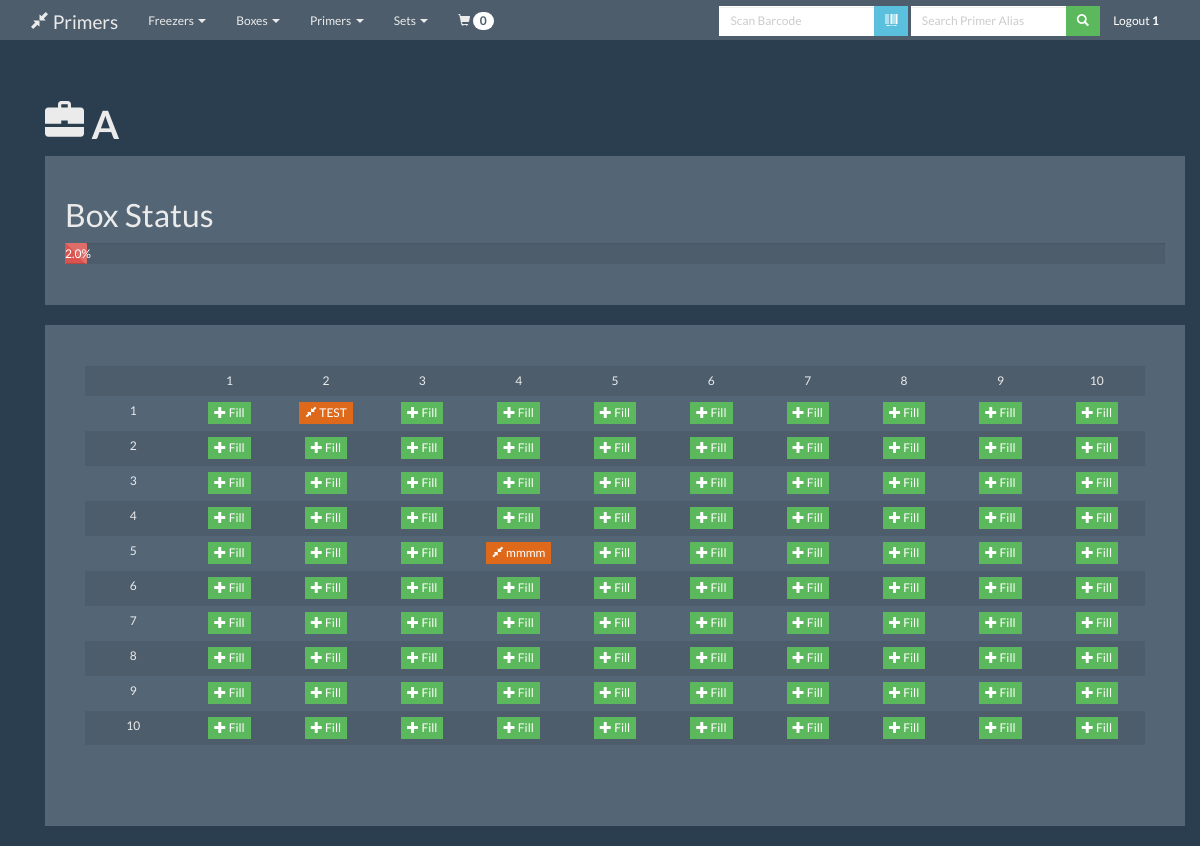
Page /box/detail/1 (signed in) on the committed database.
### app/models.py (models this page shows, shortened)
class Boxes(db.Model):
    id = db.Column(db.Integer, primary_key=True)
    name = db.Column(db.String(20), unique=False)
    rows = db.Column(db.Integer)
    columns = db.Column(db.Integer)
    user = db.Column(db.Integer, db.ForeignKey('users.id'), nullable=False)
    freezer_id = db.Column(db.Integer, db.ForeignKey('freezers.id'), nullable=False)
    aliquots = db.Column(db.Integer)
    user_rel = db.relationship("Users", lazy='joined', foreign_keys=[user])
    freezer_rel = db.relationship("Freezers", lazy='joined', foreign_keys=[freezer_id])

class Primers(db.Model):
    __tablename__ = 'primers'
    __searchable__ = ['alias', 'id']
    id = db.Column(db.Integer, primary_key=True)
    alias = db.Column(db.String(20), unique=False)
    sequence = db.Column(db.String(100), unique=True)
    chrom = db.Column(db.String(20), unique=False)
    position = db.Column(db.Integer, unique=False)
    gene = db.Column(db.String(20), unique=False)
    orientation = db.Column(db.Integer, unique=False)
    pair_id = db.Column(db.Integer, unique=False)
    mod_5 = db.Column(db.String(20), unique=False)
    mod_3 = db.Column(db.String(20), unique=False)
    scale = db.Column(db.String(20), unique=False)
    purification = db.Column(db.String(20), unique=False)
    service = db.Column(db.String(20), unique=False)
    date_designed = db.Column(db.String(20), unique=False)
    user_designed = db.Column(db.Integer, db.ForeignKey('users.id'), nullable=False)
    date_checked = db.Column(db.String(20), unique=False)
    user_checked = db.Column(db.Integer, db.ForeignKey('users.id'), nullable=False)
    date_ordered = db.Column(db.String(20), unique=False)
    user_ordered = db.Column(db.Integer, db.ForeignKey('users.id'), nullable=False)
    lot_no = db.Column(db.String(30), unique=False)
    date_received = db.Column(db.String(20), unique=False)
    user_received = db.Column(db.Integer, db.ForeignKey('users.id'), nullable=False)
    box_id = db.Column(db.Integer, db.ForeignKey('boxes.id'), nullable=False)
    row = db.Column(db.Integer, unique=False)
    column = db.Column(db.Integer, unique=False)
    date_reconstituted = db.Column(db.String(20), unique=False)
    concentration = db.Column(db.Integer, unique=False)
    user_reconstituted = db.Column(db.Integer, db.ForeignKey('users.id'), nullable=False)
    date_acceptance = db.Column(db.String(20), unique=False)
    worklist = db.Column(db.Integer, unique=False)
    user_acceptance = db.Column(db.Integer, db.ForeignKey('users.id'), nullable=False)
    status = db.Column(db.Integer, unique=False)
    current = db.Column(db.Integer, unique=False)
    application = db.Column(db.Integer, db.ForeignKey('applications.id'), nullable=False)
    historial_alias = db.Column(db.String(20), unique=False)
    box_rel = db.relationship("Boxes", lazy='joined', foreign_keys=[box_id])
    user_designed_rel = db.relationship("Users", lazy='joined', foreign_keys=[user_designed])
    user_checked_rel = db.relationship("Users", lazy='joined', foreign_keys=[user_checked])
    user_ordered_rel = db.relationship("Users", lazy='joined', foreign_keys=[user_ordered])
    user_received_rel = db.relationship("Users", lazy='joined', foreign_keys=[user_received])
    user_reconstituted_rel = db.relationship("Users", lazy='joined', foreign_keys=[user_reconstituted])
    user_acceptance_rel = db.relationship("Users", lazy='joined', foreign_keys=[user_acceptance])
    application_rel = db.relationship("Applications", lazy='joined', foreign_keys=[application])
    def __repr__(self):
        return '<alias %r>' % (self.alias)

### app/mod_box/views.py (the view)
@box.route('/detail/<int:box_id>', methods=['GET', 'POST'])
@login_required
@admin_required
def view_box_detail(box_id,message=None,modifier=None):
    box = Boxes.query.filter_by(id=box_id).first()
    calculator = box_layout_calculator(box)
    box_layout=calculator["box_layout"]
    percent_full = calculator["percent_full"]
    return render_template('view_box_detail.html',box=box,percent_full='%0.1f' % percent_full,message=message,modifier=modifier,box_layout=box_layout)

### app/mod_admin/queries.py (called while the page is built)
def get_user_id_by_username(s, username):
    user = s.query(Users).filter_by(username=username).values(Users.username, Users.id)
    for i in user:
        return i.id

def check_if_admin(s,username):
    user_id = get_user_id_by_username(s,username)
    query = s.query(Users).filter(Users.id == user_id).values(Users.admin)
    for i in query:
        if i.admin == 1:
            return True
        else:
            return False

### app/views.py (called while the page is built)
@login_manager.user_loader
def load_user(user_id):
    return User(user_id)

@app.context_processor
def get_cart_count():
    print session
    if 'cart' in session:
        if session["cart"] is not None:
            return dict(cart_count=len(session["cart"]))
        else:
            dict(cart_count=0)
    else:
        return dict(cart_count=0)

@app.context_processor
def logged_in():
    if current_user.is_authenticated:
        userid = current_user.id
        admin=check_if_admin(s,userid)
        return {'logged_in': True, 'userid': userid,'admin':admin}
    else:
        return {'logged_in': False}

### app/mod_box/templates/view_box_detail.html (shortened to what this page needs)
{% extends "layout.html" %}
{% block content %}
<div class="row">
    <div class="col-md-12">
        <h1><strong><span class="glyphicon glyphicon-briefcase"></span> {{ box.name }}</h1></strong>
    </div>
</div>
<div class="row">
    <div class="col-md-12">
        <div class="well bs-component">
            <h2>Box Status</h2>
            <div class="progress progress-striped">
                <div class="progress-bar progress-bar-danger" style="width: {{ percent_full }}%">{{ percent_full }}% Full</div>
            </div>
        </div>
    </div>
</div>
<div class="row">
    <div class="col-md-12">
        <div class="well bs-component">
            <div class="row">
                <div class="col-md-12">
                    <div class="well bs-component">
                        <table class="table table-striped">
                        {% for row in box_layout %}
                            <tr>
                                {% for column in box_layout[row] %}
                                    <td class="text-center">
                                        {% if box_layout[row][column] == "Empty" %}
                                            <a href="{{ url_for('box.fill_box',box_id=box.id,row=row,column=column) }}" class="btn btn-success btn-xs"><span class="glyphicon glyphicon-plus" aria-hidden="true"></span> Fill</a>
                                        {% else %}
                                            {% if box_layout[row][column]|int != 0  %}
                                                {{ box_layout[row][column] }}
                                            {% elif box_layout[row][column] != '' %}
                                                <a href="/primer/detail/{{ box_layout[row][column].id }}" class="btn btn-primary btn-xs"><span class="glyphicon glyphicon-resize-small"></span> {{ box_layout[row][column].alias }}</a>
                                            {% endif %}
                                        {% endif %}
                                    </td>
                                {% endfor %}
                            </tr>
                        {% endfor %}
                        </table>
                    </div>
                </div>
            </div>
        </div>
    </div>
</div>
{% endblock %}

### app/static/css/panel_pal.css (style rules this page uses)
body { padding-top: 80px; }
table { table-layout: fixed; }
td { word-wrap: break-word; }

### rows in the picture
Boxes: name "A"
Primers: alias "TEST"
Primers: alias "mmmm"

### other values in the picture
{{ cart_count }} "0"
{{ userid }} "1"
{{ percent_full }} "2.0"
{{ box_layout[row][column] }} "1" "2" "3" "4" "5" "6" "7" "8" "9" "10" "1" "2" "3" "4" "5" "6" "7" "8" "9" "10"
